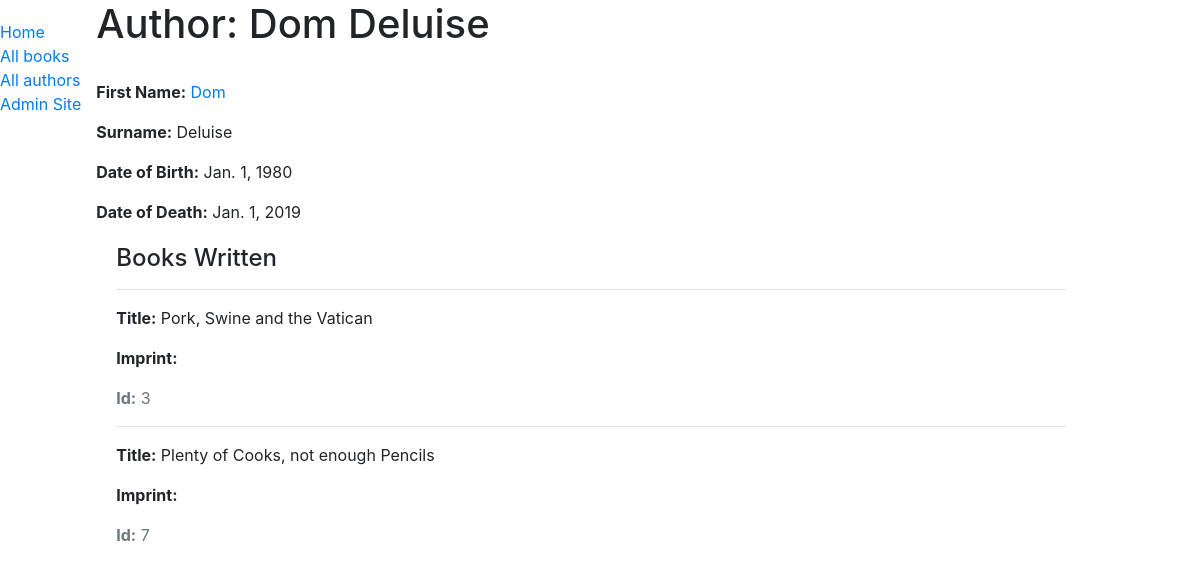
/catalog/author/3, run on the app's committed database.
### catalog/models.py (models this page shows, shortened)
class Author(models.Model):
    first_name = models.CharField(max_length=100)
    last_name = models.CharField(max_length=100)
    date_of_birth = models.DateField(null=True, blank=True)
    date_of_death = models.DateField('Died', null=True, blank=True)
    class Meta:
        ordering = ['last_name', 'first_name']

class Book(models.Model):
    title = models.CharField(max_length=200)
    author = models.ForeignKey('Author', on_delete=models.SET_NULL, null=True)
    summary = models.TextField(max_length=1000, help_text='Enter a brief description of the book')
    isbn = models.CharField('ISBN', max_length=13,
                            help_text='13 Character <a href="https://www.isbn-international.org/content/what-isbn">ISBN number</a>')
    genre = models.ManyToManyField(Genre, help_text='Select a genre for this book')
    language = models.ForeignKey('Language', on_delete=models.SET_NULL, null=True)
    def display_genre(self):
        """Creates a string for the Genre. This is required to display genre in Admin."""
        return ', '.join([genre.name for genre in self.genre.all()[:3]])
    display_genre.short_description = 'Genre'

### catalog/views.py (the view)
# urls.py: path('author/<int:pk>', views.AuthorDetailView.as_view(), name='author-detail'),
class AuthorDetailView(generic.DetailView):
        model = Author

### templates/catalog/author_detail.html (shortened to what this page needs)
{% extends "base_generic.html" %}
{% block content %}
  <h1>Author: {{ author.first_name }} {{ author.last_name }}</h1>
  <p><strong>First Name:</strong> <a href="">{{ author.first_name }}</a></p>
  <p><strong>Surname:</strong> {{ author.last_name }}</p>
  <p><strong>Date of Birth:</strong> {{ author.date_of_birth }}</p>
  <p><strong>Date of Death:</strong> {{ author.date_of_death }}</p>
  <div style="margin-left:20px;margin-top:20px">
    <h4>Books Written</h4>
    {% for item in author.book_set.all %}
      <hr>
        <p><strong>Title:</strong> {{item.title}}</p>
      <p><strong>Imprint:</strong> {{item.publisher}}</p>
      <p class="text-muted"><strong>Id:</strong> {{item.id}}</p>
    {% endfor %}
  </div>
{% endblock %}

### data on the page
Author: first_name "Dom", last_name "Deluise", date_of_birth "Jan. 1, 1980", date_of_death "Jan. 1, 2019"
Book: title "Pork, Swine and the Vatican", id "3"
Book: title "Plenty of Cooks, not enough Pencils", id "7"
